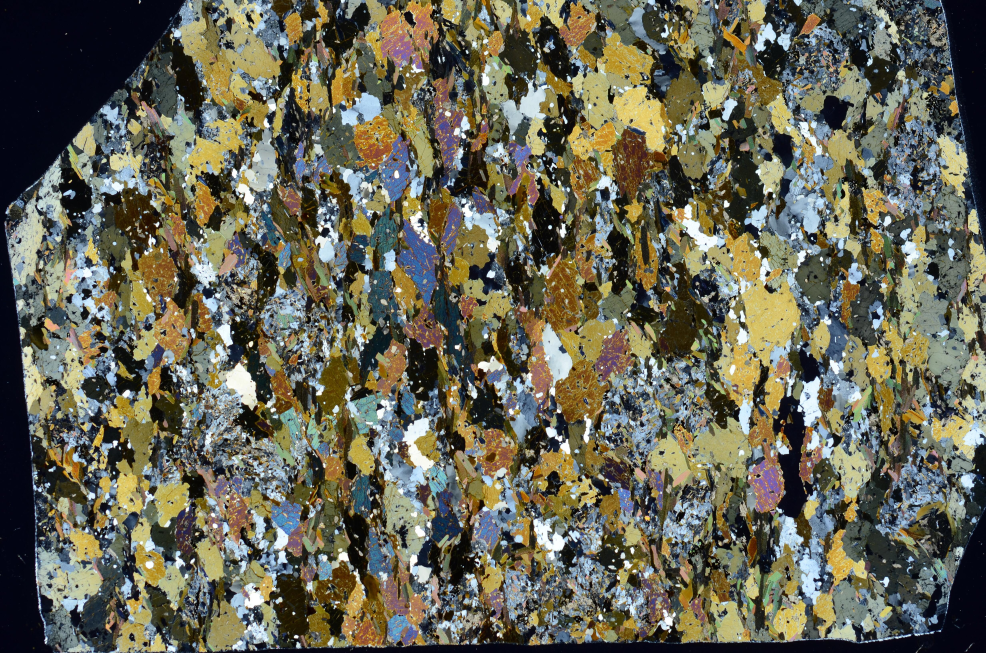
#> input picture data/bgs_rock/N1495_xpl.jpg, 4928 x 3264 px (shown at 1/5 size)
$ python thin_section_grain_orientation.py   (older library calls are emulated)
#> lines starting #> are read from the running program, lines starting #| are printed output that depends on the picture; after the words box and inside, x2 and y2 are one past the last pixel; in counts of white or black regions, pixels touching at a corner belong together
import numpy as np
import matplotlib.pyplot as plt
import skimage.io
import skimage.segmentation
import skimage.measure
import scipy.ndimage

from context import data
from context import utils

# Amphibolite under cross polars (from BGS, see data/bgs_rock/README.md)
xpl_rgb = skimage.io.imread(data.bgs_rock.amphibolite_xpl)
#> xpl_rgb is the input picture: shape (3264, 4928, 3); mean R, G, B 103, 101.7, 85

# Let's use the center of the image to avoid needing to worry about the edges.
xpl_rgb = xpl_rgb[500:3000, 1000:4000, :]
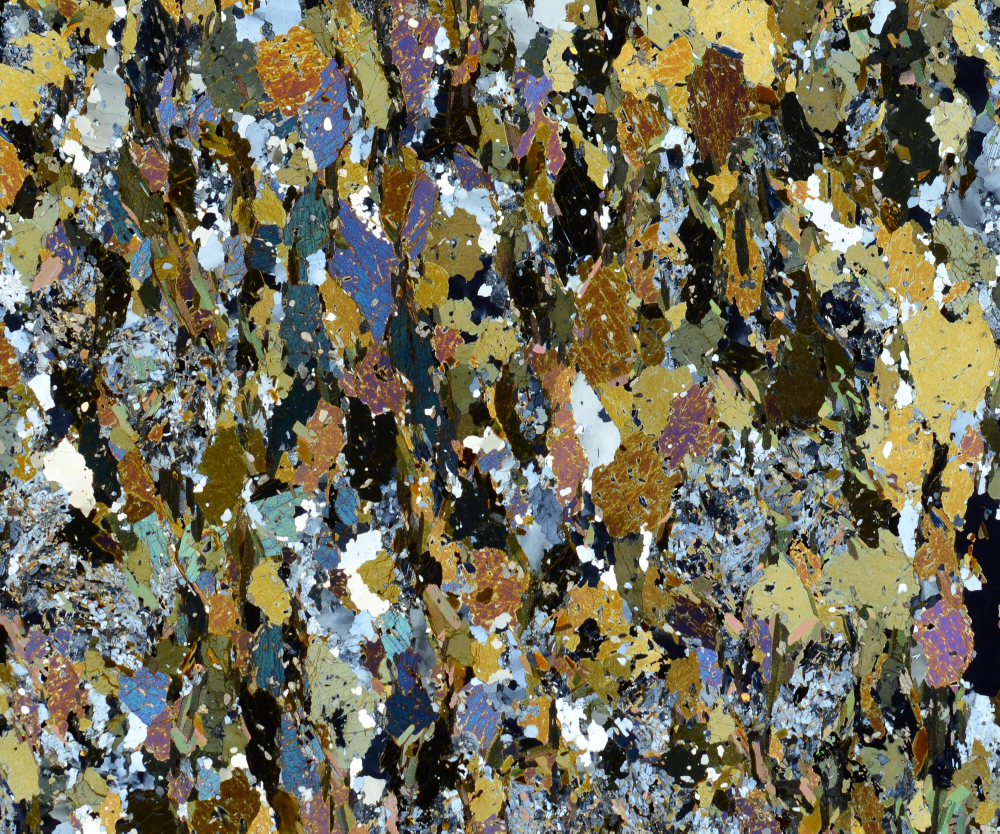
#> xpl_rgb: shape (2500, 3000, 3) (shown at 1/3 size); mean R, G, B 112.5, 109.3, 89

# This attempts to group locally similar colors. It's kmeans in 5 dimensions
# (RGB + XY).  N_segments and compactness are the main "knobs" to turn.
grains = skimage.segmentation.slic(xpl_rgb, sigma=0.5, multichannel=True,
                                   n_segments=1500, compactness=0.1)
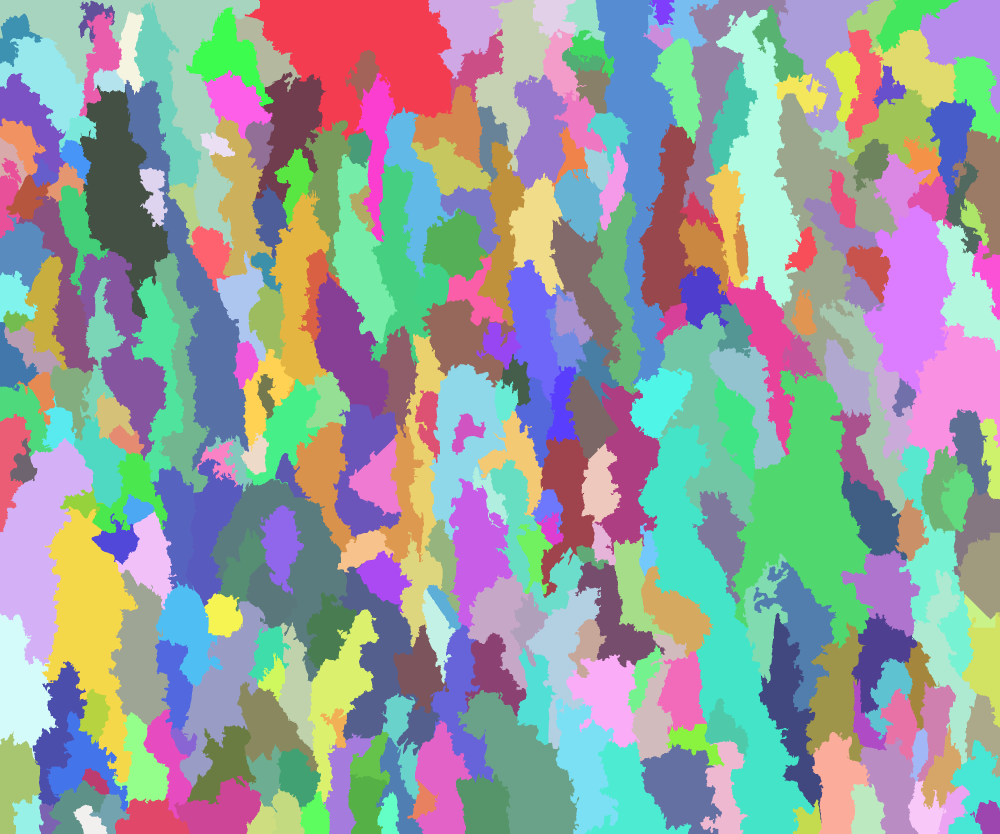
#> grains: shape (2500, 3000) int64 (shown at 1/3 size); 318 distinct labels, from 1 to 318; one colour per label, 0 black

# It's hard to color each grain with a unique color, so we'll show boundaries
# in yellow instead of coloring them like we did before.
overlay = skimage.segmentation.mark_boundaries(xpl_rgb, grains)
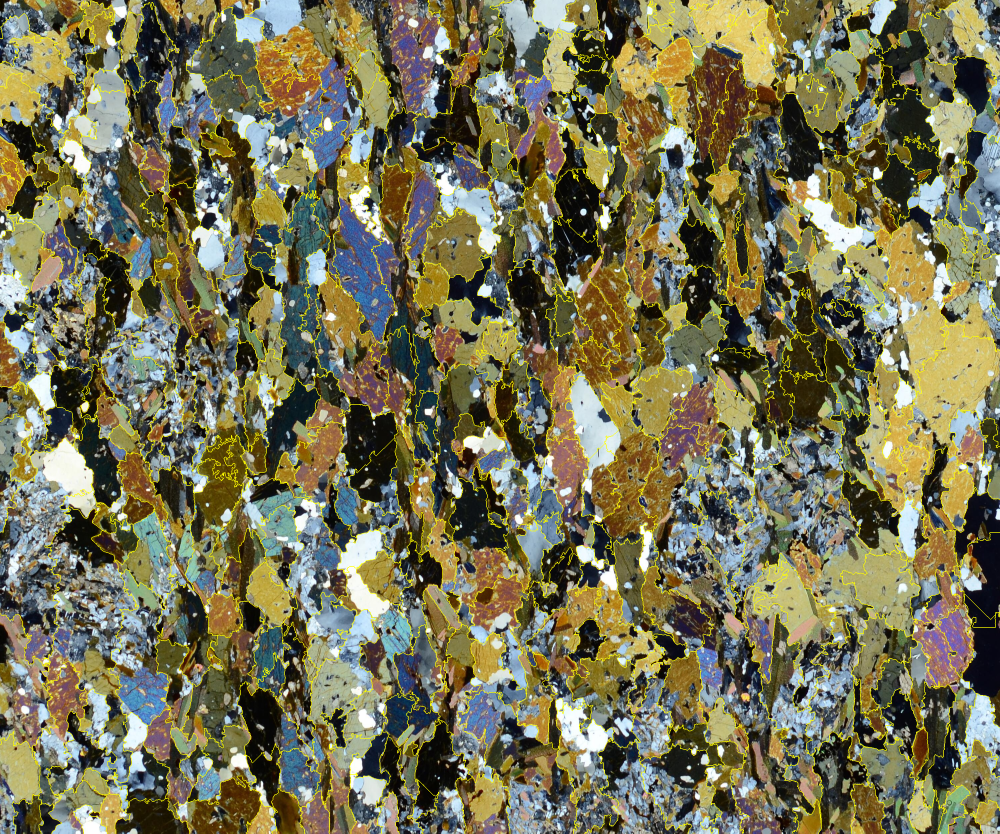
#> overlay: shape (2500, 3000, 3) float64 (shown at 1/3 size); mean R, G, B 0.468, 0.456, 0.334

# Now let's extract information about each individual grain we've classified.
# In this case, we're only interested in orientation, but there's a lot more
# we could extract.
info = skimage.measure.regionprops(grains)
#> info = 318 regions; largest, box (x1, y1, x2, y2) and area: (1914, 1273, 2445, 2500) 185421, (2193, 1110, 2620, 1945) 169246, (734, 0, 1358, 422) 150984, (1787, 0, 2033, 1158) 116455, (0, 0, 780, 751) 113493

# And calculate the orientation of the long axis of each grain...
angles = []
for item in info:
    cov = item['inertia_tensor']
    azi = np.degrees(np.arctan2((-2 * cov[0, 1]), (cov[0,0] - cov[1,1])))
    angles.append(azi)
#> this loop made 318 passes
#> (cov, azi) on passes 1 to 3: ([[40965.6, -21137.5], [-21137.5, 41815.3]], 91.15), ([[23392, -3862.7], [-3862.7, 10401.9]], 30.74), ([[2646.9, 391], [391, 3256]], -127.9)
#> after the loop, angles = 318 values, max 180 at index 308, min -179.8 at index 296, mean 40.56

# Make bidirectional (quick hack for plotting)
angles = angles + [x + 180 for x in angles]
#> angles = 636 values, max 360 at index 626, min -179.8 at index 296, mean 130.6

# Now display the segmentation and a rose diagram
fig = plt.figure(constrained_layout=True)
ax1 = fig.add_subplot(1, 2, 1)
ax2 = fig.add_subplot(1, 2, 2, projection='polar', theta_offset=np.pi/2,
                      theta_direction=-1)
ax1.imshow(overlay)
ax2.hist(np.radians(angles), bins=60)

ax1.set(xticks=[], yticks=[])
ax2.set(xticklabels=[], yticklabels=[], axisbelow=True)
plt.show()
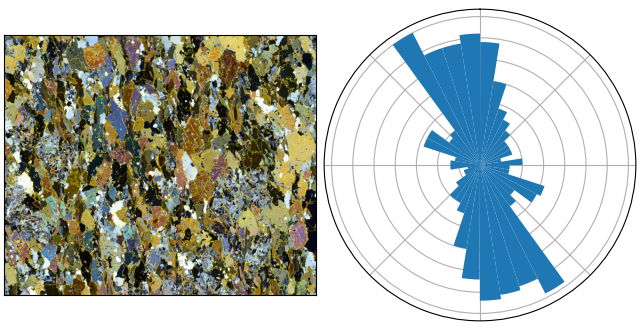
#> figure drawn by matplotlib, 2 panels
